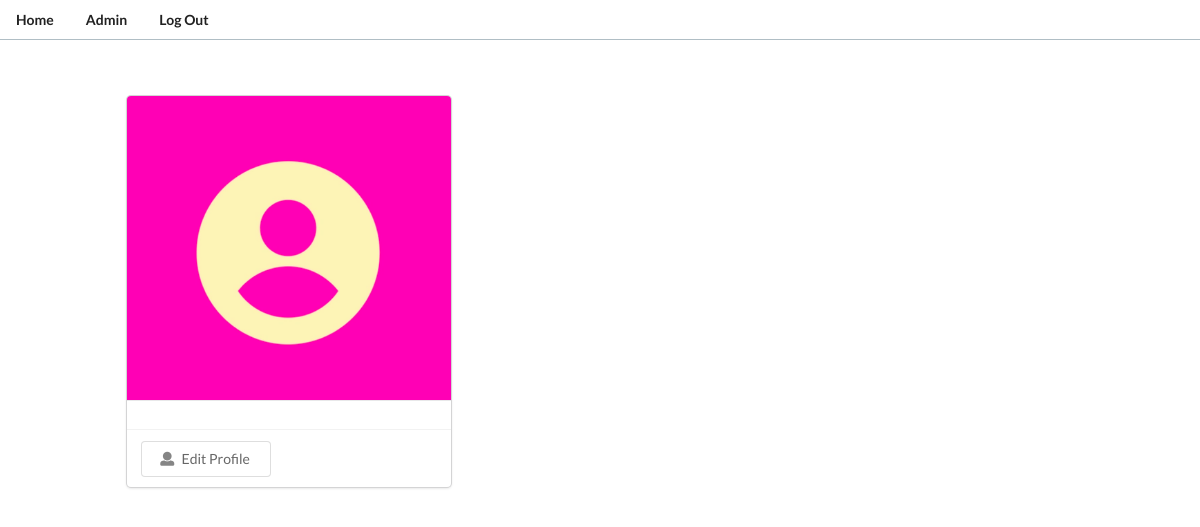
Before: /profiles/ (signed in) with the older database file.
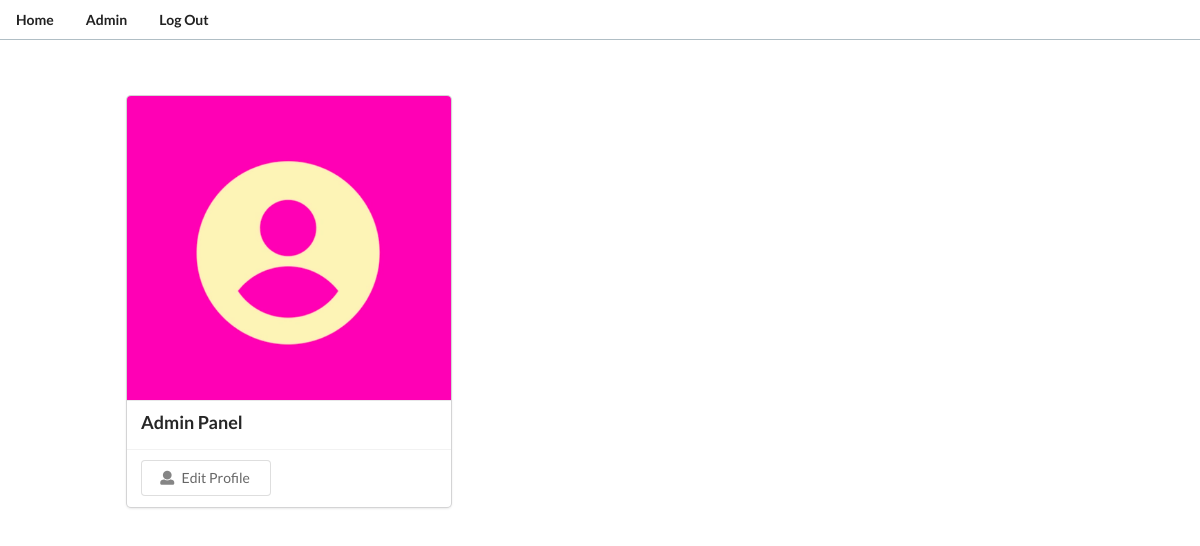
After: the same page with the newer database file.
### profiles/models.py (models this page shows)
class Profile(models.Model):
    user           = models.OneToOneField(User, on_delete=models.CASCADE)
    role           = models.CharField(max_length=20, choices=PROFILE_TYPE_CHOICES)
    profilePicture = models.ImageField(default='userPlaceHolder.png', upload_to='ProfilePictures')
    firstName      = models.CharField(max_length=35, blank=True)
    lastName       = models.CharField(max_length=35, blank=True)
    email          = models.EmailField(max_length=90, blank=True)
    updated        = models.TimeField(auto_now=True)
    created        = models.TimeField(auto_now_add=True)
    def __str__(self):
        return f"{self.user.username}"

### profiles/views.py (the view)
# urls.py: path('', views.profileView, name='profile'),
@login_required
def profileView(request):
    profile       = Profile.objects.get(user=request.user) #logged in profile
    profileEvents = Event.objects.filter(organizer=profile)
    template      = loader.get_template('profiles/profile.html')
    context  = {
        'profile'       : profile,
        'profileEvents' : profileEvents,
    }
    return HttpResponse(template.render(context, request))

### profiles/templates/profiles/profile.html (shortened to what this page needs)
<head>
    {% extends 'base.html' %}
    {% load static %}
{% block content %}
{% include 'events/navigationBar.html' %}
<div class="ui link cards" id="profileParentDiv">
    <div class="card" id="profileCard">
        <div class="image">
            <img src={{profile.profilePicture.url}}> {% comment %} profile picture {% endcomment %}
        </div>
        <div class="content">
            <div class="header">{{profile.firstName}}  {{profile.lastName}} </div>
        </div>
        <div class="extra content">
            <button class="ui basic button" onclick="profileEdit()">
                <i class="icon user"></i>Edit Profile
            </button>
        </div>
    </div>
</div>
{% endblock content %}

### events/templates/events/navigationBar.html (shortened to what this page needs)
<head>
  {% load static %}
</head>
{% block content %}
<div class="ui secondary pointing menu" id="navbarMainDiv">
  <a class="item" href="{% url 'events:home' %}"><b>Home</b></a>
  <a class="item" href="{% url 'profiles:profile' %}" ><b>{{profile.user}}</b></a>
  <a class="item" href="{% url 'login' %}"><b>Log Out</b></a>
</div>
{% endblock content %}

Changed rows visible on the page:
changed Profile "Admin": firstName (not shown) → "Admin"; lastName (not shown) → "Panel"
